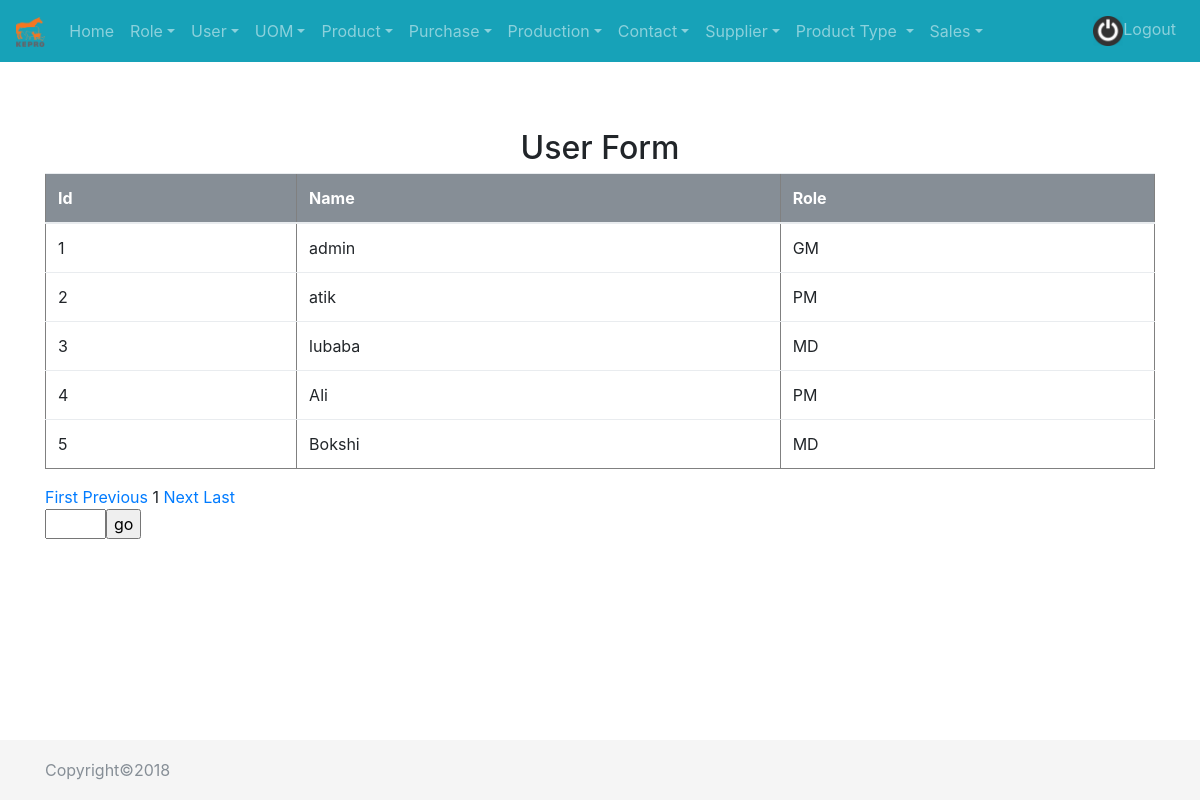
The page /home.php?page=6 (signed in) on the database its author committed.
### tables this page shows
CREATE TABLE `mfg_user` (
  `id` int(10) unsigned NOT NULL AUTO_INCREMENT,
  `name` varchar(45) NOT NULL DEFAULT '',
  `password` varchar(45) NOT NULL DEFAULT '',
  `role_id` int(10) unsigned NOT NULL DEFAULT '0',
  `date` timestamp NOT NULL DEFAULT '0000-00-00 00:00:00',
  PRIMARY KEY (`id`)
);

CREATE TABLE `mfg_role` (
  `id` int(10) unsigned NOT NULL AUTO_INCREMENT,
  `name` varchar(45) NOT NULL DEFAULT '',
  `description` varchar(225) NOT NULL,
  `user_id` int(10) unsigned NOT NULL,
  `date` timestamp NOT NULL DEFAULT CURRENT_TIMESTAMP ON UPDATE CURRENT_TIMESTAMP,
  PRIMARY KEY (`id`)
);

### con_db.php (called while the page is built, shortened)
<?php
$ext_new="mfg_";
?>

### pages/user/view_user.php (the view, shortened to what this page needs)
<?php
	include "con_db.php";
    $perPage = 10;
	$page = (isset($_GET['pagination'])) ? (int)$_GET['pagination'] : 1;
	$startAt = $perPage * ($page - 1);
	$rs=$db->query("SELECT COUNT(*) FROM {$ext_new}user");
	list($total)= $rs->fetch_row();
	$totalPages = ceil($total / $perPage);
   $con_table=$db->query("select u.id,u.name ,r.name role from {$ext_new}user u,{$ext_new}role r where r.id=u.role_id LIMIT $startAt, $perPage");
   echo "<table class='table' border='1px'>";
   echo "<h2  class='text-center'>User Form</h2>";
   echo "<thead class='text-white bg-secondary'><tr><th>Id</th><th>Name</th><th>Role</th></tr></thead>";
   while(list($_id,$_name,$_role)=$con_table->fetch_row()){
	 echo "<tr><td>$_id</td><td>$_name</td><td>$_role</td></tr>";
   }
   echo "</table>";
   echo print_pagination($page,$totalPages,6);
?>

### css/sticky-footer-navbar.css (style rules this page uses)
html { position: relative; min-height: 100%; }
body { margin-bottom: 60px; }

### rows shown on the page
mfg_user: id "1", name "admin", mfg_role.name "GM"
mfg_user: id "2", name "atik", mfg_role.name "PM"
mfg_user: id "3", name "lubaba", mfg_role.name "MD"
mfg_user: id "4", name "Ali", mfg_role.name "PM"
mfg_user: id "5", name "Bokshi", mfg_role.name "MD"

### other values the page prints
$page "1"
